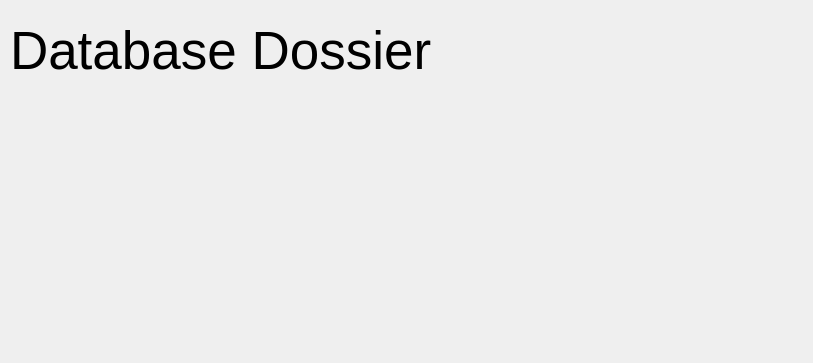
<?xml version="1.0" encoding="UTF-8"?>
<ui version="4.0">
 <class>Dialog</class>
 <widget class="QDialog" name="Dialog">
  <property name="geometry">
   <rect>
    <x>0</x>
    <y>0</y>
    <width>813</width>
    <height>363</height>
   </rect>
  </property>
  <property name="windowTitle">
   <string>About— Database Dossier</string>
  </property>
  <widget class="QLabel" name="label">
   <property name="geometry">
    <rect>
     <x>10</x>
     <y>10</y>
     <width>461</width>
     <height>81</height>
    </rect>
   </property>
   <property name="styleSheet">
    <string notr="true">font-size: 40pt</string>
   </property>
   <property name="text">
    <string>Database Dossier</string>
   </property>
  </widget>
 </widget>
 <resources/>
 <connections/>
</ui>
